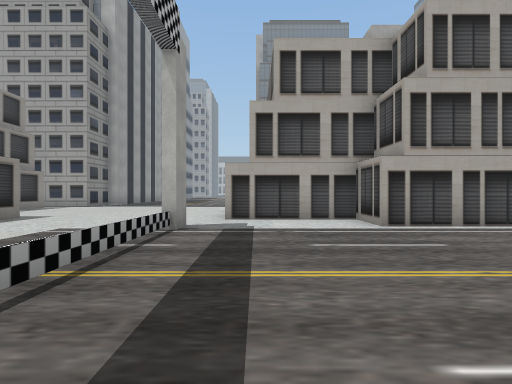
view 1 (above)

24 first-person views from a walk through a 3-D level made in the Unity game engine. The camera is 1.3 m above the floor, looks level and sees 80° across. The floor is counted in squares, 2 m on a side. Each view is taken from the middle of a square. On the plan, view 1 faces up. The plan holds only what a view shows up to about 10 squares ahead; the rest is blank. The place goes on beyond the plan. The player character is not drawn. Some animated figures are left out. Some surface patterns are stand-ins.

view 2
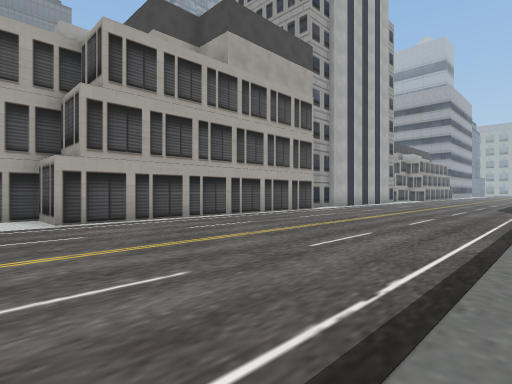

view 3
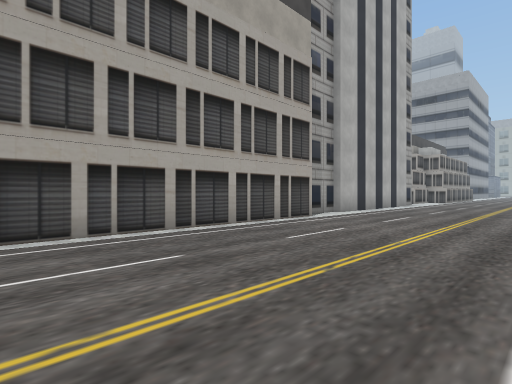

view 4
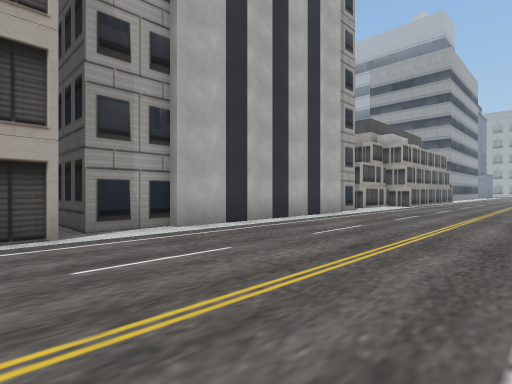

view 5
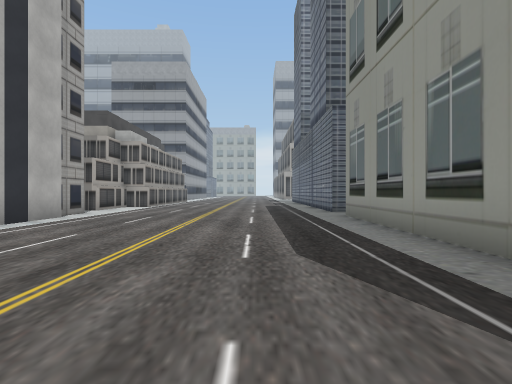

view 6
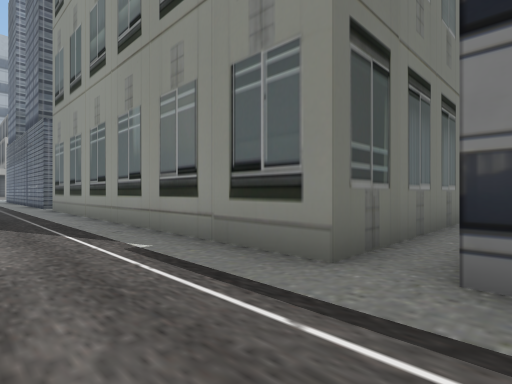

view 7
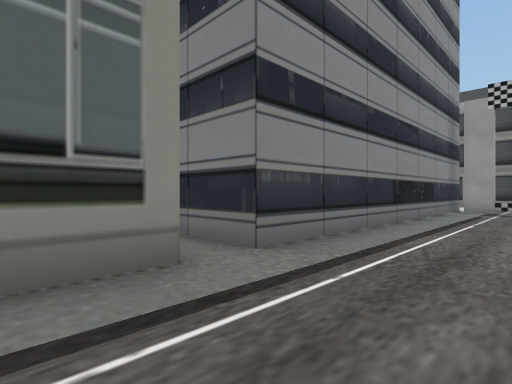

view 8
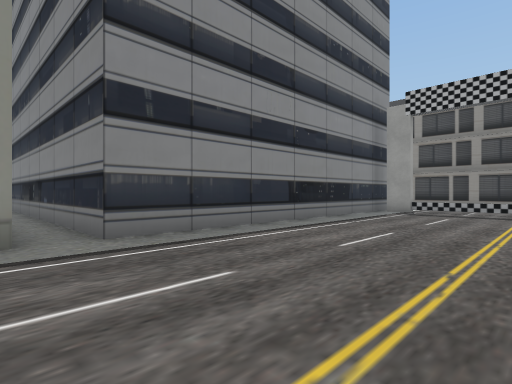

view 9
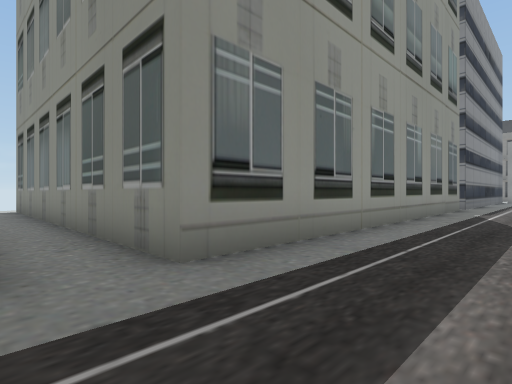

view 10
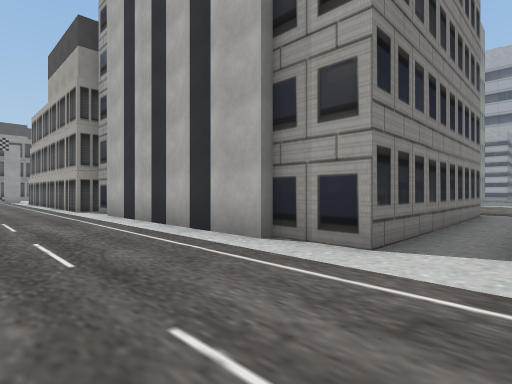

view 11
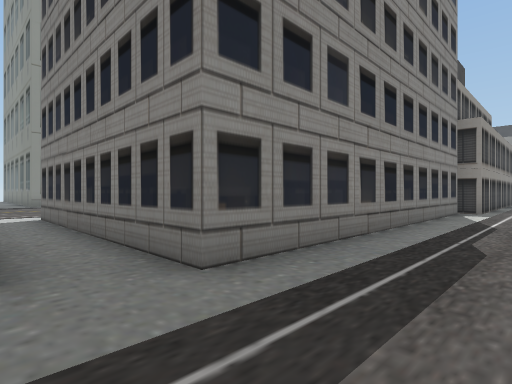

view 12
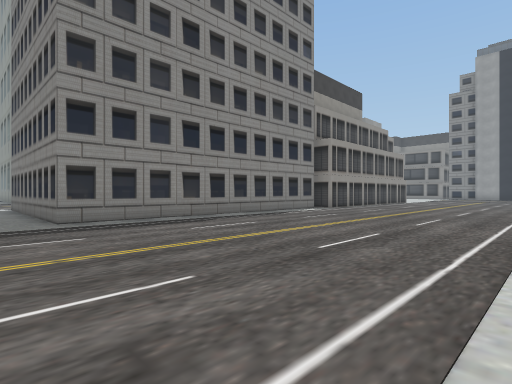

view 13
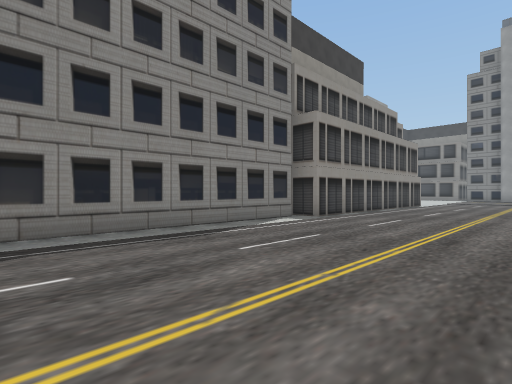

view 14
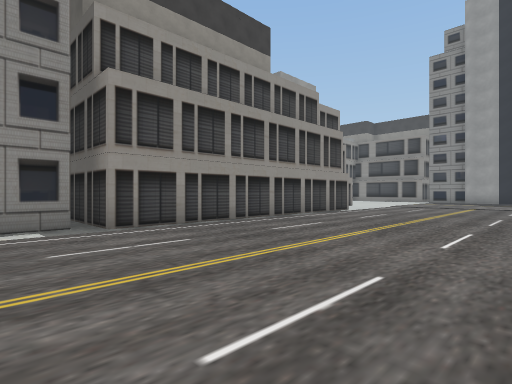

view 15
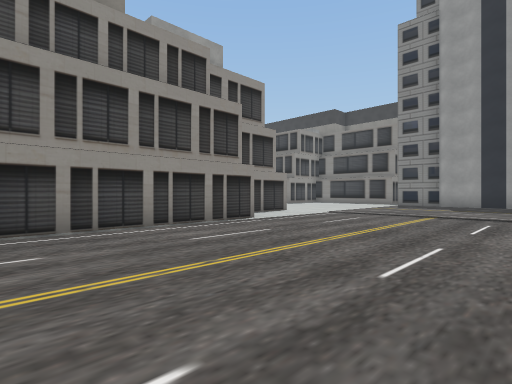

view 16
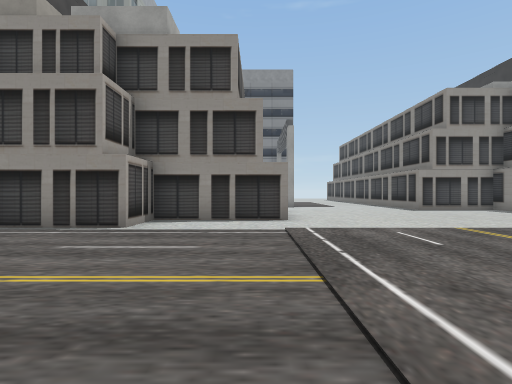

view 17
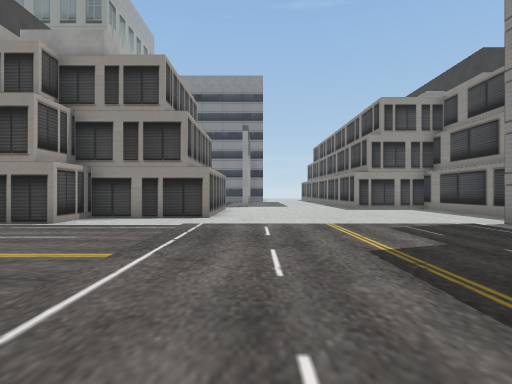

view 18
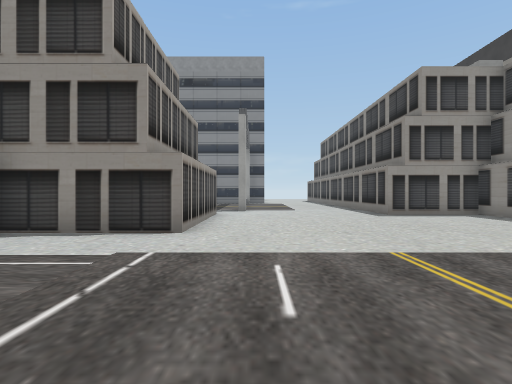

view 19
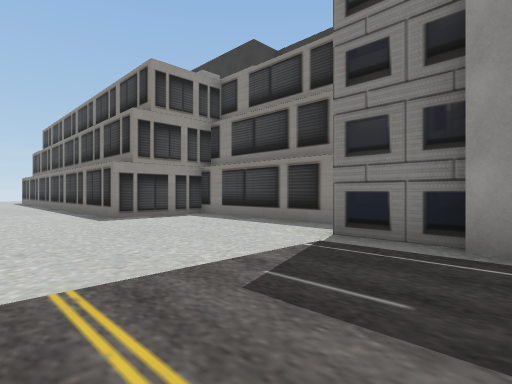

view 20
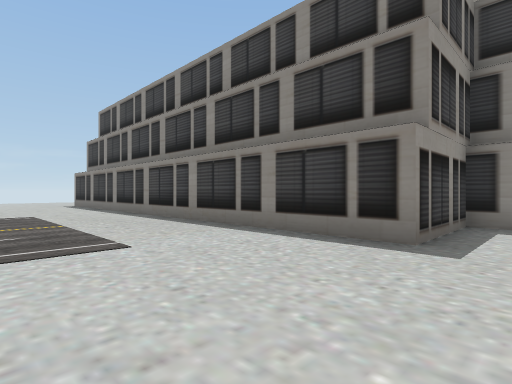

view 21
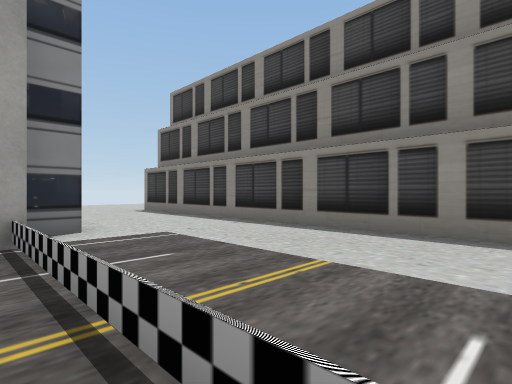

view 22
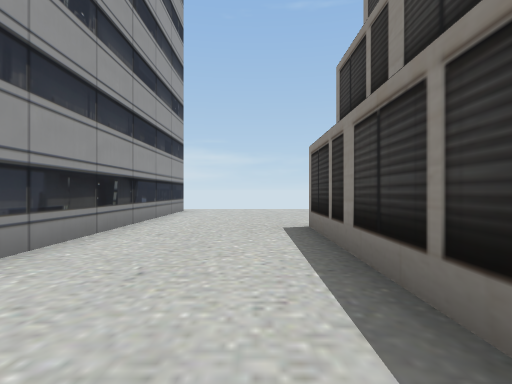

view 23
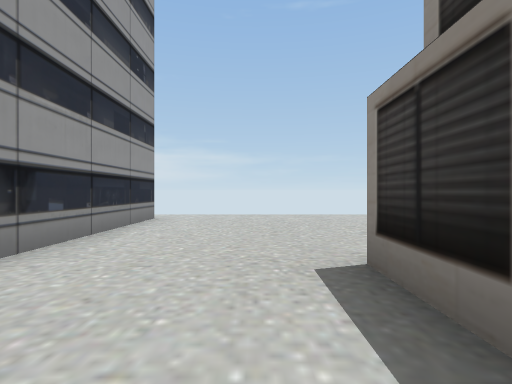

view 24
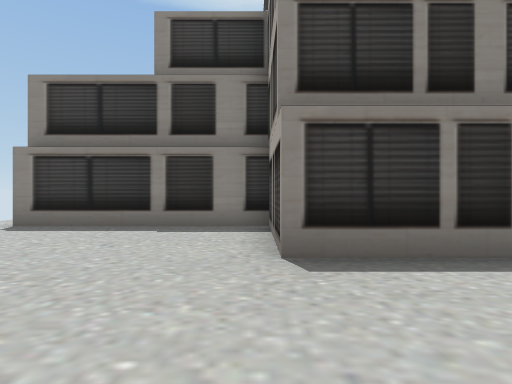

### Floor plan
Points are (right, up) in squares from view 1. A wall is a line through its corners. A room is listed if a view was taken in it or the views show most of it. See-through windows are left out.
Room 1 (views 1, 2, 3, 4, 5, 6, 7, 8, 9, 10, 21)
walls: (11, 6.2) (11, 5.8) (2.4, 5.8) (2.4, 7.3) (-0.8, 7.3); (13, 6.3) (11.5, 6.3); (8.5, -6.5) (8.5, -1.5) (19.5, -1.5) (19.5, -11.4); (19, 6.1) (13, 6.1); (21, -2) (21, -1.5); (20.5, 6.3) (19, 6.3); (-1.5, 6.1) (-1.5, -1.2); (-2.5, -1.5) (7.5, -1.5) (7.5, -9.6)
ways out: opening at (-1, 6.5) to room 2; opening at (21, 7) to room 2
Room 2 (views 11, 12, 13, 14, 15, 16, 17, 18, 19, 20, 22, 23, 24)
walls: (-0.8, 7.3) (-0.8, 11.9) (2.4, 11.9) (2.4, 13.4) (11, 13.4) (11, 11); (11.5, 12.9) (20.5, 12.9) (20.5, 6.3); (-7, 15.8) (-7, 15.2); (-7.4, 15.2) (-7.4, 13.4); (-8.8, 12.6) (-8.8, 7.8) (-6, 7.8) (-6, -6.7) (-8.5, -6.7); (-8.8, -6.6) (-8.8, -11.6); (-2.5, -11.5) (-2.5, -3.9)
ways out: opening at (-1, 6.5) to room 1; opening at (21, 7) to room 1; opening at (-8, -12); opening at (-8, 13)

Where each view was taken, in squares from view 1:
view 1: 0 up, 0 right, facing up
view 2: 1 down, 1 right, facing up-right
view 3: 1 up, 4 right, facing up-right
view 4: 1 up, 10 right, facing up-right
view 5: 1 up, 11 right, facing right
view 6: 1 up, 7 right, facing down-right
view 7: 1 up, 10 right, facing down-left
view 8: 3 up, 9 right, facing down-left
view 9: 1 up, 21 right, facing down-left
view 10: 3 up, 22 right, facing up-left
view 11: 15 up, 22 right, facing down-left
view 12: 20 up, 22 right, facing down-left
view 13: 18 up, 18 right, facing down-left
view 14: 19 up, 13 right, facing down-left
view 15: 19 up, 8 right, facing down-left
view 16: 19 up, 0 right, facing down
view 17: 20 up, 2 left, facing down
view 18: 17 up, 2 left, facing down
view 19: 16 up, 3 left, facing down-left
view 20: 9 up, 2 left, facing down-left
view 21: 4 up, 1 left, facing down-left
view 22: 1 down, 5 left, facing down
view 23: 4 down, 5 left, facing down
view 24: 7 down, 3 left, facing left
